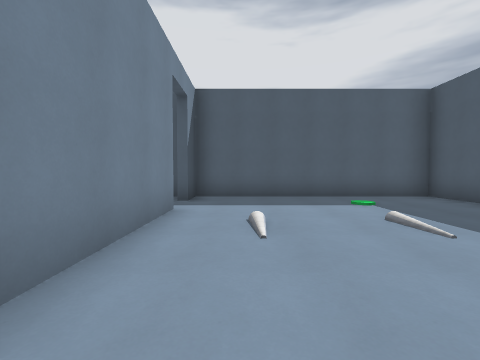
[1] (above)

12 first-person views from a walk through a 3-D level made in the Godot game engine. The camera is 1.4 m above the floor, tilts 2° down and sees 90° across. The floor is counted in squares, 2 m on a side. Each view is taken from the middle of a square. On the plan, view 1 faces up. The plan holds only what a view shows up to about 9 squares ahead; the rest is blank. The place goes on beyond the plan. Flat picture figures and markers are not drawn. Characters and animated objects are not drawn. Door leaves are left out where a doorway can be walked through. Some surface patterns are stand-ins.

[2]
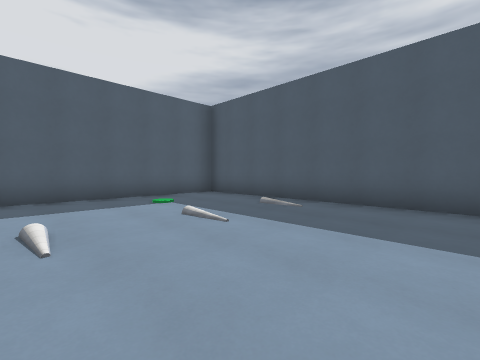

[3]
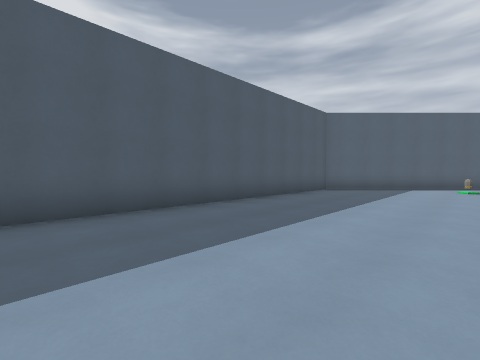

[4]
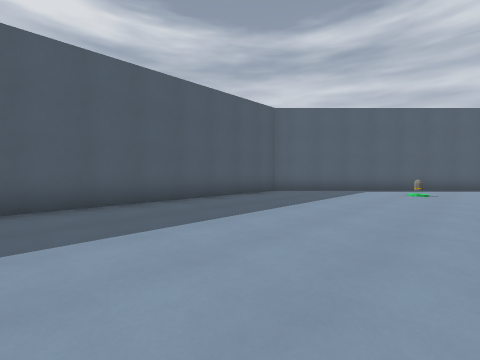

[5]
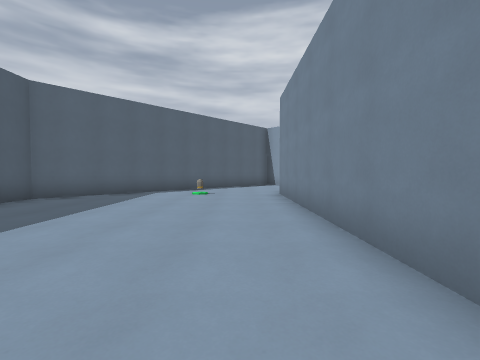

[6]
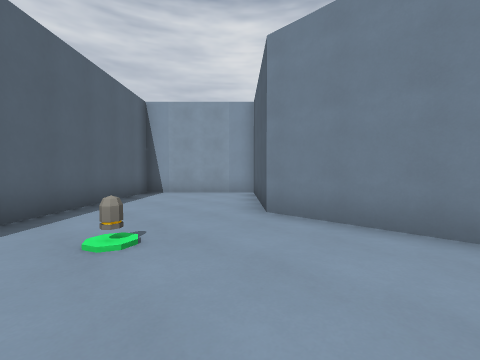

[7]
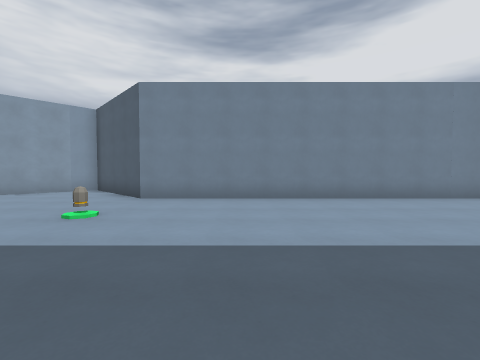

[8]
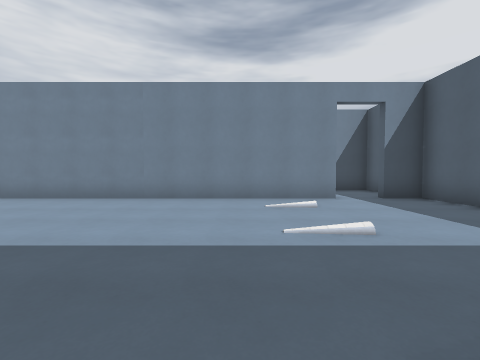

[9]
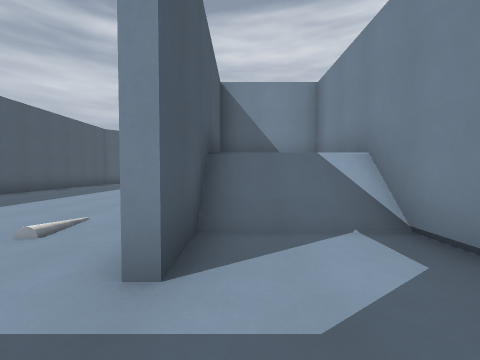

[10]
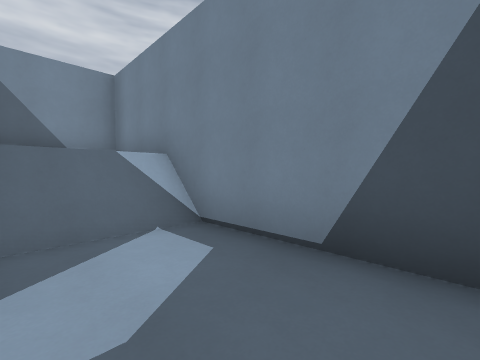

[11]
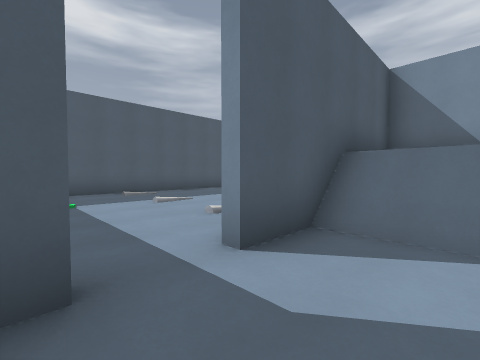

[12]
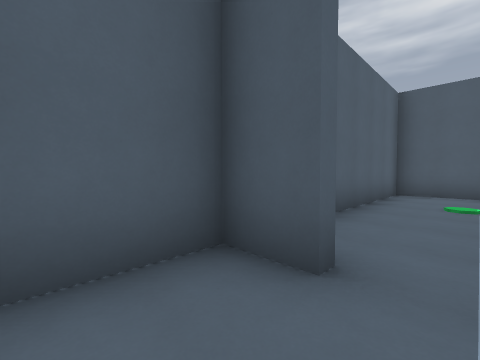

### Floor plan
Key: @ floor where view 1 was taken; # wall or solid block; . main floor; : floor 2 m higher than the main floor; / step, stairs or slope; D open door; = window, fence, low wall or low ledge; O other object.
Columns run from 4 left of view 1 to 6 right of it. Each row starts with its distance up from view 1.
  7 ###########
  6 #..#......#
  5 #.DD......#
  4 #..#......#
  3 #//#......#
  2 #::#......#
  1 #  #......#
  0 #  #@.....#
 -1  ###......#
 -2   =.......#
 -3   =.......#
 -4   #.......#
 -5   #.......#
 -6   #.......#
 -7   #.......#
 -8   #......##
 -9   #..O..##
-10  #.....##
-11 #.....##
-12 #....##
-13 ##..##
-14  ####

Positions as (right, up) in squares from view 1, and headings:
1: (0, 0), facing up
2: (0, 0), facing up-right
3: (1, 2), facing down-right
4: (0, 0), facing down-right
5: (0, -1), facing down
6: (2, -6), facing down-left
7: (5, -6), facing left
8: (5, 2), facing left
9: (-2, 6), facing down
10: (-2, 6), facing down-left
11: (-3, 6), facing down-right
12: (-3, 5), facing up-right
